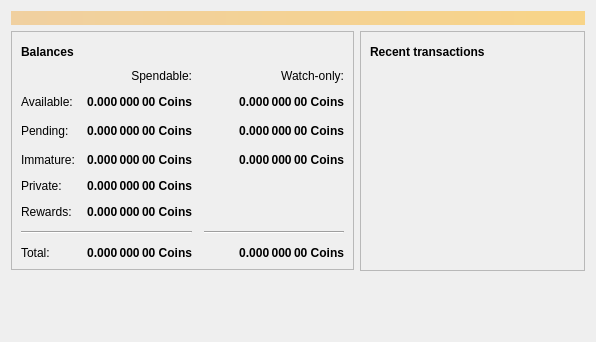
<?xml version="1.0" encoding="UTF-8"?>
<ui version="4.0">
 <class>OverviewPage</class>
 <widget class="QWidget" name="OverviewPage">
  <property name="geometry">
   <rect>
    <x>0</x>
    <y>0</y>
    <width>596</width>
    <height>342</height>
   </rect>
  </property>
  <property name="windowTitle">
   <string>Form</string>
  </property>
  <layout class="QVBoxLayout" name="topLayout">
   <item>
    <widget class="QLabel" name="labelAlerts">
     <property name="visible">
      <bool>false</bool>
     </property>
     <property name="styleSheet">
      <string notr="true">QLabel { background-color: qlineargradient(x1: 0, y1: 0, x2: 1, y2: 0, stop:0 #F0D0A0, stop:1 #F8D488); color:#000000; }</string>
     </property>
     <property name="wordWrap">
      <bool>true</bool>
     </property>
     <property name="margin">
      <number>3</number>
     </property>
     <property name="textInteractionFlags">
      <set>Qt::TextSelectableByMouse</set>
     </property>
    </widget>
   </item>
   <item>
    <layout class="QHBoxLayout" name="horizontalLayout" stretch="1,1">
     <item>
      <layout class="QVBoxLayout" name="verticalLayout_2">
       <item>
        <widget class="QFrame" name="frame">
         <property name="frameShape">
          <enum>QFrame::StyledPanel</enum>
         </property>
         <property name="frameShadow">
          <enum>QFrame::Raised</enum>
         </property>
         <layout class="QVBoxLayout" name="verticalLayout_4">
          <item>
           <layout class="QHBoxLayout" name="horizontalLayout_4">
            <item>
             <widget class="QLabel" name="label_6">
              <property name="font">
               <font>
                <weight>75</weight>
                <bold>true</bold>
               </font>
              </property>
              <property name="text">
               <string>Balances</string>
              </property>
             </widget>
            </item>
            <item>
             <widget class="QPushButton" name="labelWalletStatus">
              <property name="enabled">
               <bool>true</bool>
              </property>
              <property name="maximumSize">
               <size>
                <width>30</width>
                <height>16777215</height>
               </size>
              </property>
              <property name="toolTip">
               <string>The displayed information may be out of date. Your wallet automatically synchronizes with the Komodo network after a connection is established, but this process has not completed yet.</string>
              </property>
              <property name="text">
               <string/>
              </property>
              <property name="icon">
               <iconset resource="../komodo.qrc">
                <normaloff>:/icons/warning</normaloff>
                <disabledoff>:/icons/warning</disabledoff>:/icons/warning</iconset>
              </property>
              <property name="iconSize">
               <size>
                <width>24</width>
                <height>24</height>
               </size>
              </property>
              <property name="flat">
               <bool>true</bool>
              </property>
             </widget>
            </item>
            <item>
             <spacer name="horizontalSpacer_4">
              <property name="orientation">
               <enum>Qt::Horizontal</enum>
              </property>
              <property name="sizeHint" stdset="0">
               <size>
                <width>40</width>
                <height>20</height>
               </size>
              </property>
             </spacer>
            </item>
           </layout>
          </item>
          <item>
           <layout class="QGridLayout" name="gridLayout">
            <property name="spacing">
             <number>12</number>
            </property>
            <item row="7" column="0">
             <widget class="QLabel" name="labelTotalText">
              <property name="text">
               <string>Total:</string>
              </property>
             </widget>
            </item>
            <item row="7" column="1">
             <widget class="QLabel" name="labelTotal">
              <property name="font">
               <font>
                <weight>75</weight>
                <bold>true</bold>
               </font>
              </property>
              <property name="cursor">
               <cursorShape>IBeamCursor</cursorShape>
              </property>
              <property name="toolTip">
               <string>Your current total balance</string>
              </property>
              <property name="text">
               <string notr="true">0.000 000 00 Coins</string>
              </property>
              <property name="alignment">
               <set>Qt::AlignRight|Qt::AlignTrailing|Qt::AlignVCenter</set>
              </property>
              <property name="textInteractionFlags">
               <set>Qt::LinksAccessibleByMouse|Qt::TextSelectableByKeyboard|Qt::TextSelectableByMouse</set>
              </property>
             </widget>
            </item>
            <item row="1" column="2">
             <widget class="QLabel" name="labelWatchAvailable">
              <property name="font">
               <font>
                <weight>75</weight>
                <bold>true</bold>
               </font>
              </property>
              <property name="cursor">
               <cursorShape>IBeamCursor</cursorShape>
              </property>
              <property name="toolTip">
               <string>Your current balance in watch-only addresses</string>
              </property>
              <property name="text">
               <string notr="true">0.000 000 00 Coins</string>
              </property>
              <property name="alignment">
               <set>Qt::AlignRight|Qt::AlignTrailing|Qt::AlignVCenter</set>
              </property>
              <property name="textInteractionFlags">
               <set>Qt::LinksAccessibleByMouse|Qt::TextSelectableByKeyboard|Qt::TextSelectableByMouse</set>
              </property>
             </widget>
            </item>
            <item row="2" column="2">
             <widget class="QLabel" name="labelWatchPending">
              <property name="font">
               <font>
                <weight>75</weight>
                <bold>true</bold>
               </font>
              </property>
              <property name="cursor">
               <cursorShape>IBeamCursor</cursorShape>
              </property>
              <property name="toolTip">
               <string>Unconfirmed transactions to watch-only addresses</string>
              </property>
              <property name="text">
               <string notr="true">0.000 000 00 Coins</string>
              </property>
              <property name="alignment">
               <set>Qt::AlignRight|Qt::AlignTrailing|Qt::AlignVCenter</set>
              </property>
              <property name="textInteractionFlags">
               <set>Qt::LinksAccessibleByMouse|Qt::TextSelectableByKeyboard|Qt::TextSelectableByMouse</set>
              </property>
             </widget>
            </item>
            <item row="3" column="2">
             <widget class="QLabel" name="labelWatchImmature">
              <property name="font">
               <font>
                <weight>75</weight>
                <bold>true</bold>
               </font>
              </property>
              <property name="cursor">
               <cursorShape>IBeamCursor</cursorShape>
              </property>
              <property name="toolTip">
               <string>Mined balance in watch-only addresses that has not yet matured</string>
              </property>
              <property name="text">
               <string notr="true">0.000 000 00 Coins</string>
              </property>
              <property name="alignment">
               <set>Qt::AlignRight|Qt::AlignTrailing|Qt::AlignVCenter</set>
              </property>
              <property name="textInteractionFlags">
               <set>Qt::LinksAccessibleByMouse|Qt::TextSelectableByKeyboard|Qt::TextSelectableByMouse</set>
              </property>
             </widget>
            </item>
            <item row="6" column="0" colspan="2">
             <widget class="Line" name="line">
              <property name="orientation">
               <enum>Qt::Horizontal</enum>
              </property>
             </widget>
            </item>
            <item row="2" column="1">
             <widget class="QLabel" name="labelUnconfirmed">
              <property name="font">
               <font>
                <weight>75</weight>
                <bold>true</bold>
               </font>
              </property>
              <property name="cursor">
               <cursorShape>IBeamCursor</cursorShape>
              </property>
              <property name="toolTip">
               <string>Total of transactions that have yet to be confirmed, and do not yet count toward the spendable balance</string>
              </property>
              <property name="text">
               <string notr="true">0.000 000 00 Coins</string>
              </property>
              <property name="alignment">
               <set>Qt::AlignRight|Qt::AlignTrailing|Qt::AlignVCenter</set>
              </property>
              <property name="textInteractionFlags">
               <set>Qt::LinksAccessibleByMouse|Qt::TextSelectableByKeyboard|Qt::TextSelectableByMouse</set>
              </property>
             </widget>
            </item>
            <item row="6" column="2">
             <widget class="Line" name="lineWatchBalance">
              <property name="sizePolicy">
               <sizepolicy hsizetype="Preferred" vsizetype="Fixed">
                <horstretch>0</horstretch>
                <verstretch>0</verstretch>
               </sizepolicy>
              </property>
              <property name="minimumSize">
               <size>
                <width>140</width>
                <height>0</height>
               </size>
              </property>
              <property name="orientation">
               <enum>Qt::Horizontal</enum>
              </property>
             </widget>
            </item>
            <item row="3" column="0">
             <widget class="QLabel" name="labelImmatureText">
              <property name="text">
               <string>Immature:</string>
              </property>
             </widget>
            </item>
            <item row="3" column="1">
             <widget class="QLabel" name="labelImmature">
              <property name="font">
               <font>
                <weight>75</weight>
                <bold>true</bold>
               </font>
              </property>
              <property name="cursor">
               <cursorShape>IBeamCursor</cursorShape>
              </property>
              <property name="toolTip">
               <string>Mined balance that has not yet matured</string>
              </property>
              <property name="text">
               <string notr="true">0.000 000 00 Coins</string>
              </property>
              <property name="alignment">
               <set>Qt::AlignRight|Qt::AlignTrailing|Qt::AlignVCenter</set>
              </property>
              <property name="textInteractionFlags">
               <set>Qt::LinksAccessibleByMouse|Qt::TextSelectableByKeyboard|Qt::TextSelectableByMouse</set>
              </property>
             </widget>
            </item>
            <item row="7" column="2">
             <widget class="QLabel" name="labelWatchTotal">
              <property name="font">
               <font>
                <weight>75</weight>
                <bold>true</bold>
               </font>
              </property>
              <property name="cursor">
               <cursorShape>IBeamCursor</cursorShape>
              </property>
              <property name="toolTip">
               <string>Current total balance in watch-only addresses</string>
              </property>
              <property name="text">
               <string notr="true">0.000 000 00 Coins</string>
              </property>
              <property name="alignment">
               <set>Qt::AlignRight|Qt::AlignTrailing|Qt::AlignVCenter</set>
              </property>
              <property name="textInteractionFlags">
               <set>Qt::LinksAccessibleByMouse|Qt::TextSelectableByKeyboard|Qt::TextSelectableByMouse</set>
              </property>
             </widget>
            </item>
            <item row="0" column="2">
             <widget class="QLabel" name="labelWatchonly">
              <property name="text">
               <string>Watch-only:</string>
              </property>
              <property name="alignment">
               <set>Qt::AlignRight|Qt::AlignTrailing|Qt::AlignVCenter</set>
              </property>
             </widget>
            </item>
            <item row="1" column="0">
             <widget class="QLabel" name="labelBalanceText">
              <property name="text">
               <string>Available:</string>
              </property>
             </widget>
            </item>
            <item row="1" column="1">
             <widget class="QLabel" name="labelBalance">
              <property name="font">
               <font>
                <weight>75</weight>
                <bold>true</bold>
               </font>
              </property>
              <property name="cursor">
               <cursorShape>IBeamCursor</cursorShape>
              </property>
              <property name="toolTip">
               <string>Your current spendable balance</string>
              </property>
              <property name="text">
               <string notr="true">0.000 000 00 Coins</string>
              </property>
              <property name="alignment">
               <set>Qt::AlignRight|Qt::AlignTrailing|Qt::AlignVCenter</set>
              </property>
              <property name="textInteractionFlags">
               <set>Qt::LinksAccessibleByMouse|Qt::TextSelectableByKeyboard|Qt::TextSelectableByMouse</set>
              </property>
             </widget>
            </item>
            <item row="0" column="1">
             <widget class="QLabel" name="labelSpendable">
              <property name="text">
               <string>Spendable:</string>
              </property>
              <property name="alignment">
               <set>Qt::AlignRight|Qt::AlignTrailing|Qt::AlignVCenter</set>
              </property>
             </widget>
            </item>
            <item row="2" column="0">
             <widget class="QLabel" name="labelPendingText">
              <property name="text">
               <string>Pending:</string>
              </property>
             </widget>
            </item>
            <item row="4" column="0">
             <widget class="QLabel" name="labelPrivateTotalText">
              <property name="mouseTracking">
               <bool>false</bool>
              </property>
              <property name="text">
               <string>Private:</string>
              </property>
              <property name="textFormat">
               <enum>Qt::AutoText</enum>
              </property>
             </widget>
            </item>
            <item row="4" column="1">
             <widget class="QLabel" name="labelPrivateBalance">
              <property name="font">
               <font>
                <weight>75</weight>
                <bold>true</bold>
               </font>
              </property>
              <property name="cursor">
               <cursorShape>IBeamCursor</cursorShape>
              </property>
              <property name="toolTip">
               <string>Your current private balance</string>
              </property>
              <property name="text">
               <string>0.000 000 00 Coins</string>
              </property>
              <property name="alignment">
               <set>Qt::AlignRight|Qt::AlignTrailing|Qt::AlignVCenter</set>
              </property>
              <property name="textInteractionFlags">
               <set>Qt::LinksAccessibleByMouse|Qt::TextSelectableByKeyboard|Qt::TextSelectableByMouse</set>
              </property>
             </widget>
            </item>
            <item row="2" column="3">
             <spacer name="horizontalSpacer_2">
              <property name="orientation">
               <enum>Qt::Horizontal</enum>
              </property>
              <property name="sizeType">
               <enum>QSizePolicy::Expanding</enum>
              </property>
              <property name="sizeHint" stdset="0">
               <size>
                <width>40</width>
                <height>20</height>
               </size>
              </property>
             </spacer>
            </item>
            <item row="5" column="1">
             <widget class="QLabel" name="labelInterestBalance">
              <property name="font">
               <font>
                <weight>75</weight>
                <bold>true</bold>
               </font>
              </property>
              <property name="cursor">
               <cursorShape>IBeamCursor</cursorShape>
              </property>
              <property name="toolTip">
               <string>Current interest (reward)</string>
              </property>
              <property name="text">
               <string>0.000 000 00 Coins</string>
              </property>
              <property name="alignment">
               <set>Qt::AlignRight|Qt::AlignTrailing|Qt::AlignVCenter</set>
              </property>
              <property name="textInteractionFlags">
               <set>Qt::LinksAccessibleByMouse|Qt::TextSelectableByKeyboard|Qt::TextSelectableByMouse</set>
              </property>
             </widget>
            </item>
            <item row="5" column="0">
             <widget class="QLabel" name="labelInterestTotalText">
              <property name="text">
               <string>Rewards:</string>
              </property>
             </widget>
            </item>
           </layout>
          </item>
         </layout>
        </widget>
       </item>
       <item>
        <spacer name="verticalSpacer">
         <property name="orientation">
          <enum>Qt::Vertical</enum>
         </property>
         <property name="sizeHint" stdset="0">
          <size>
           <width>20</width>
           <height>40</height>
          </size>
         </property>
        </spacer>
       </item>
      </layout>
     </item>
     <item>
      <layout class="QVBoxLayout" name="verticalLayout_3">
       <item>
        <widget class="QFrame" name="frame_2">
         <property name="frameShape">
          <enum>QFrame::StyledPanel</enum>
         </property>
         <property name="frameShadow">
          <enum>QFrame::Raised</enum>
         </property>
         <layout class="QVBoxLayout" name="verticalLayout">
          <item>
           <layout class="QHBoxLayout" name="horizontalLayout_2">
            <item>
             <widget class="QLabel" name="label_4">
              <property name="font">
               <font>
                <weight>75</weight>
                <bold>true</bold>
               </font>
              </property>
              <property name="text">
               <string>Recent transactions</string>
              </property>
             </widget>
            </item>
            <item>
             <widget class="QPushButton" name="labelTransactionsStatus">
              <property name="enabled">
               <bool>true</bool>
              </property>
              <property name="maximumSize">
               <size>
                <width>30</width>
                <height>16777215</height>
               </size>
              </property>
              <property name="toolTip">
               <string>The displayed information may be out of date. Your wallet automatically synchronizes with the Komodo network after a connection is established, but this process has not completed yet.</string>
              </property>
              <property name="text">
               <string/>
              </property>
              <property name="icon">
               <iconset resource="../komodo.qrc">
                <normaloff>:/icons/warning</normaloff>
                <disabledoff>:/icons/warning</disabledoff>:/icons/warning</iconset>
              </property>
              <property name="iconSize">
               <size>
                <width>24</width>
                <height>24</height>
               </size>
              </property>
              <property name="flat">
               <bool>true</bool>
              </property>
             </widget>
            </item>
            <item>
             <spacer name="horizontalSpacer">
              <property name="orientation">
               <enum>Qt::Horizontal</enum>
              </property>
              <property name="sizeHint" stdset="0">
               <size>
                <width>40</width>
                <height>20</height>
               </size>
              </property>
             </spacer>
            </item>
           </layout>
          </item>
          <item>
           <widget class="QListView" name="listTransactions">
            <property name="styleSheet">
             <string notr="true">QListView { background: transparent; }</string>
            </property>
            <property name="frameShape">
             <enum>QFrame::NoFrame</enum>
            </property>
            <property name="verticalScrollBarPolicy">
             <enum>Qt::ScrollBarAlwaysOff</enum>
            </property>
            <property name="horizontalScrollBarPolicy">
             <enum>Qt::ScrollBarAlwaysOff</enum>
            </property>
            <property name="selectionMode">
             <enum>QAbstractItemView::NoSelection</enum>
            </property>
           </widget>
          </item>
         </layout>
        </widget>
       </item>
       <item>
        <spacer name="verticalSpacer_2">
         <property name="orientation">
          <enum>Qt::Vertical</enum>
         </property>
         <property name="sizeHint" stdset="0">
          <size>
           <width>20</width>
           <height>40</height>
          </size>
         </property>
        </spacer>
       </item>
      </layout>
     </item>
    </layout>
   </item>
  </layout>
 </widget>
 <resources>
  <include location="../komodo.qrc"/>
 </resources>
 <connections/>
</ui>
